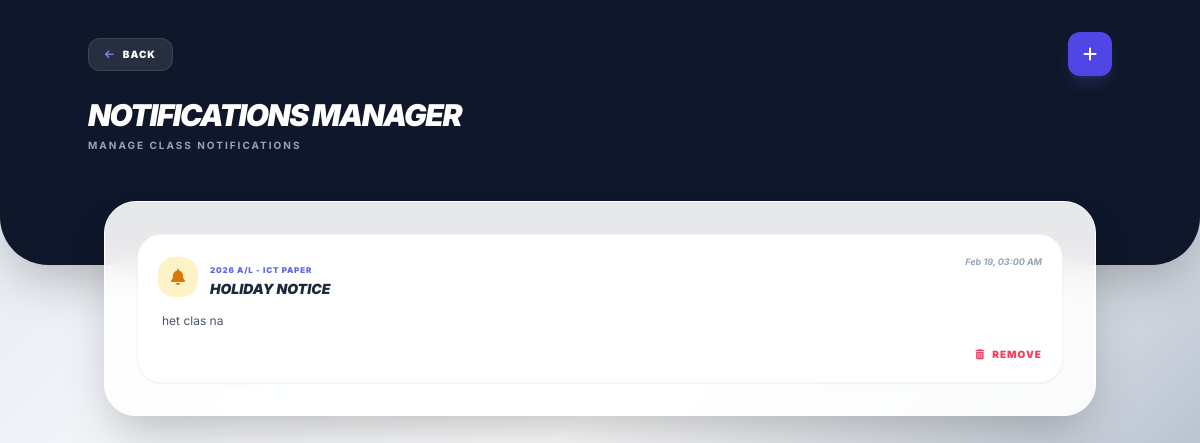
/notifications.php (signed in), run on the app's committed database.
### tables this page shows
CREATE TABLE `notifications` (
  `id` int(11) NOT NULL,
  `teacher_id` int(11) NOT NULL,
  `class_id` int(11) NOT NULL,
  `title` varchar(255) NOT NULL,
  `message` text NOT NULL,
  `created_at` timestamp NOT NULL DEFAULT current_timestamp()
);

CREATE TABLE `classes` (
  `class_id` int(11) NOT NULL,
  `teacher_id` int(11) NOT NULL,
  `exam_year` varchar(10) DEFAULT NULL,
  `stream` enum('O/L','A/L') DEFAULT NULL,
  `subject` varchar(100) DEFAULT NULL,
  `class_fee` decimal(10,2) DEFAULT 0.00,
  `fee_type` enum('day','monthly') DEFAULT 'monthly'
);

### notifications.php (the view, shortened to what this page needs)
<?php
include 'config.php';
$teacher_id = $_SESSION['user_id'];
$sql = "SELECT n.*, c.subject, c.exam_year, c.stream
        FROM notifications n
        JOIN classes c ON n.class_id = c.class_id
        WHERE n.teacher_id = '$teacher_id'
        ORDER BY n.created_at DESC";
$result = $conn->query($sql);
?>
<!DOCTYPE html>
<html lang="en">
<head>
    <script src="https://cdn.tailwindcss.com"></script>
    <link rel="stylesheet" href="https://cdnjs.cloudflare.com/ajax/libs/font-awesome/6.4.0/css/all.min.css">
</head>
<body class="min-h-screen pb-28">
    <div class="bg-slate-900 text-white pb-28 pt-8 px-6 rounded-b-[3rem] shadow-2xl relative">
        <div class="max-w-5xl mx-auto">
            <div class="flex justify-between items-center mb-6">
                <a href="admin_page.php" class="bg-white/10 hover:bg-white/20 px-4 py-2 rounded-xl border border-white/10 text-[10px] font-black uppercase tracking-widest flex items-center gap-2 transition-all">
                    <i class="fas fa-arrow-left text-indigo-400"></i> Back
                </a>
                <a href="add_pdf.php" class="w-11 h-11 bg-indigo-600 rounded-xl flex items-center justify-center shadow-lg shadow-indigo-500/20 active:scale-90 transition-all">
                    <i class="fas fa-plus text-white"></i>
                </a>
            </div>
            <h1 class="text-3xl font-black italic tracking-tighter uppercase leading-none">Notifications Manager</h1>
            <p class="text-slate-400 text-[10px] font-bold uppercase tracking-[0.2em] mt-2">Manage Class Notifications</p>
        </div>
    </div>
    <main class="max-w-5xl mx-auto px-4 -mt-16">
        <div class="glass-card shadow-2xl p-5 md:p-8">
            <div class="space-y-4">
                <?php if($result && $result->num_rows > 0): ?>
                    <?php while($row = $result->fetch_assoc()): ?>
                        <div class="bg-white p-5 rounded-3xl border border-slate-100 shadow-sm hover:shadow-md transition-all group">
                            <div class="flex justify-between items-start mb-3">
                                <div class="flex items-center gap-3">
                                    <div class="w-10 h-10 bg-amber-100 text-amber-600 rounded-2xl flex items-center justify-center group-hover:bg-amber-500 group-hover:text-white transition-all">
                                        <i class="fas fa-bell"></i>
                                    </div>
                                    <div>
                                        <span class="text-[8px] font-black text-indigo-500 uppercase tracking-widest leading-none">
                                            <?= $row['exam_year'] ?> <?= $row['stream'] ?> - <?= $row['subject'] ?>
                                        </span>
                                        <h3 class="text-sm font-black text-slate-800 uppercase italic"><?= $row['title'] ?></h3>
                                    </div>
                                </div>
                                <span class="text-[9px] font-bold text-slate-400 italic"><?= date('M d, h:i A', strtotime($row['created_at'])) ?></span>
                            </div>
                            <p class="text-xs text-slate-600 leading-relaxed ml-1"><?= $row['message'] ?></p>
                            <div class="mt-4 flex justify-end">
                                <a href="delete_notification.php?id=<?= $row['id'] ?>" onclick="return confirm('Delete this announcement?')" class="text-[10px] font-black text-rose-500 uppercase tracking-widest hover:underline">
                                    <i class="fas fa-trash-can mr-1"></i> Remove
                                </a>
                            </div>
                        </div>
                    <?php endwhile; ?>
                <?php endif; ?>
            </div>
        </div>
    </main>
</body>
</html>

### notifications.php (style rules this page uses)
body { font-family: 'Inter', sans-serif; background: linear-gradient(135deg, #e2e8f0 0%, #ffffff 50%, #94a3b8 100%); background-attachment: fixed; min-height: 100vh; }
.glass-card { background: rgba(255, 255, 255, 0.9); backdrop-filter: blur(15px); border-radius: 2rem; border: 1px solid white; }

### data on the page
notifications: class.exam_year "2026", class.stream "A/L", class.subject "ICT PAPER", title "HOLIDAY NOTICE", created_at "Feb 19, 03:00 AM", message "het clas na"
